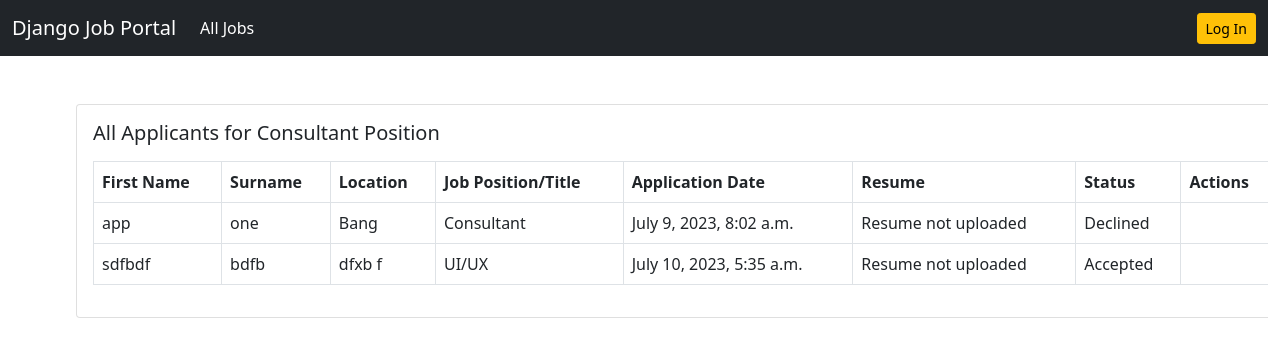
Before: /job/all-applicants/2/ with the older database file.
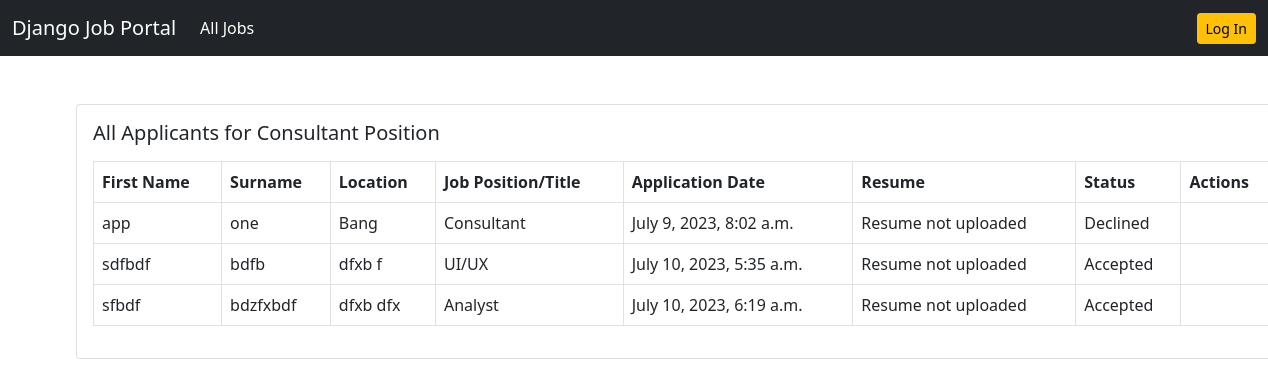
After: the same page with the newer database file.
### job/models.py (models this page shows)
class ApplyJob(models.Model):
    status_choices = (
        ('Accepted', 'Accepted'),
        ('Declined', 'Declined'),
        ('Pending', 'Pending')
    )
    user = models.ForeignKey(User, on_delete=models.CASCADE)
    job = models.ForeignKey(Job, on_delete=models.CASCADE)
    timestamp = models.DateTimeField(auto_now_add=True)
    status = models.CharField(max_length=20, choices=status_choices)

### users/models.py (models this page shows)
class User(AbstractUser):
    email = models.EmailField(unique = False)
    username_validator = UnicodeUsernameValidator()
    username = models.CharField(
        _("username"),
        max_length=150,
        unique=False,
        help_text=_(
            "Required. 150 characters or fewer. Letters, digits and @/./+/-/_ only."
        ),
        validators=[username_validator],
        error_messages={
            "unique": _("A user with that username already exists."),
        },
    )
    is_recruiter = models.BooleanField(default = False)
    is_applicant = models.BooleanField(default = False)
    has_resume = models.BooleanField(default = False)
    has_company = models.BooleanField(default = False)
    is_verified = models.BooleanField(default=None, null=True)
    email_hash = models.CharField(max_length=50, blank=True, null=True)
    class Meta:
        unique_together = ('email', 'is_verified')

### resume/models.py (models this page shows, shortened)
class Resume(models.Model):
    title_choices = (
        ('Developer', 'Developer'),
        ('Consultant','Consultant'),
        ('Analyst' , 'Analyst'),
        ('Manager' , 'Manager'),
        ('UI/UX' , 'UI/UX'),
        ('Human Resource' , 'Human Resource'),
        ('Operations' , 'Operations')
    )
    user = models.OneToOneField(User, on_delete=models.CASCADE)
    first_name = models.CharField(max_length = 100, null = True, blank = True)
    surname = models.CharField(max_length = 100, null = True, blank = True)
    location = models.CharField(max_length = 100, null = True, blank = True)
    title = models.CharField(max_length=100, choices = title_choices, null = True, blank = True)
    upload_resume = models.FileField(upload_to='uploaded_resumes/', null = True, blank = True)

### job/views.py (the view)
# urls.py: path('all-applicants/<int:pk>/', views.all_applicants, name='all-applicants'),
def all_applicants(request, pk):
    job = Job.objects.get(pk=pk)
    applied_jobs = ApplyJob.objects.filter(job = job)
    context = {'job':job, 'applied_jobs':applied_jobs}
    return render(request, 'job/all_applicants.html', context)

### templates/job/all_applicants.html (shortened to what this page needs)
{% extends 'base.html' %}
{% block content %}
<div class="card mx-auto" style="width: 76rem;">
    <div class="card-body">
        <h5 class="card-title mb-3">All Applicants for {{job.title}} Position</h5>
        <table class="table table-bordered">
            <thead>
                <tr>
                    <th scope="col">First Name</th>
                    <th scope="col">Surname</th>
                    <th scope="col">Location</th>
                    <th scope="col">Job Position/Title</th>
                    <th scope="col">Application Date</th>
                    <th scope="col">Resume</th>
                    <th scope="col">Status</th>
                    <th scope="col">Actions</th>
                </tr>
            </thead>
            <tbody>
                {% for applied_job in applied_jobs %}
                <tr>
                    <td>{{applied_job.user.resume.first_name}}</td>
                    <td>{{applied_job.user.resume.surname}}</td>
                    <td>{{applied_job.user.resume.location}}</td>
                    <td>{{applied_job.user.resume.title}}</td>
                    <td>{{applied_job.timestamp}}</td>
                    {% if applied_job.user.resume and applied_job.user.resume.upload_resume.url %}
                    <td><a target="_blank" href="{{applicant.user.resume.upload_resume.url}}"><small>Download Resume</small></a></td>
                    {% else %}
                    <td>Resume not uploaded</td>
                    {% endif %}
                    <td>{{applied_job.status}}</td>
                </tr>
                {% endfor %}
            </tbody>
        </table>
    </div>
</div>
{% endblock content %}

Changed rows visible on the page:
added ApplyJob: user.resume.first_name "sfbdf", user.resume.surname "bdzfxbdf", user.resume.location "dfxb dfx", user.resume "Analyst", timestamp "July 10, 2023, 6:19 a.m.", shows "Resume not uploaded", status "Accepted"
